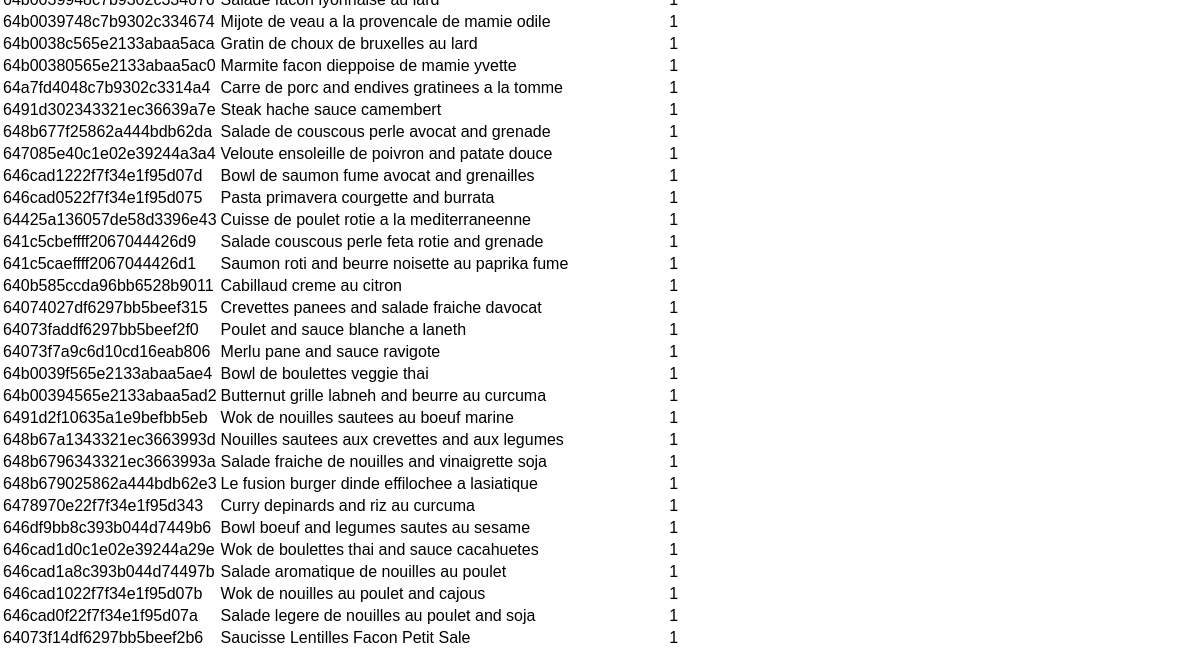
Before: / (lower part) with the older database file.
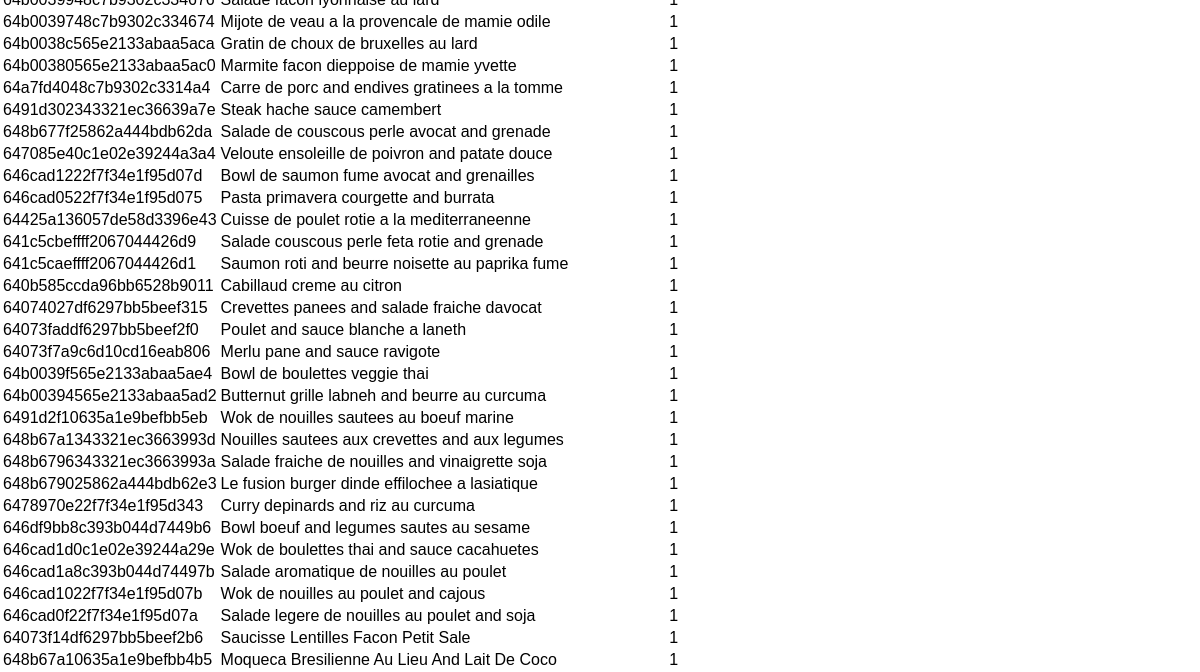
After: the same page with the newer database file.
### app/models.py (models this page shows, shortened)
class RECIPE_INFO(db.Model):
    ID = db.Column(db.String(24), primary_key=True)
    NAME = db.Column(db.String(100), nullable=False)
    FLAG_MAIN = db.Column(db.Integer)

### app/routes.py (the view)
@routes.route('/', methods=['POST', 'GET'])
def index():
    recipes = RECIPE_INFO.query.filter_by(FLAG_MAIN = 1).all()
    return render_template('index.html', recipes=recipes)

### app/templates/index.html (shortened to what this page needs)
{% extends 'base.html' %}
{% block head %}
<title>Recipe planner</title>
{% endblock %}
{% block body %}
<div class="content">
    <table>
        {% for recipe in recipes %}
            <tr>
                <td>{{ recipe.ID }}</td>
                <td>{{ recipe.NAME }}</td>
                <td>{{ recipe.FLAG_MAIN }}</td>
            </tr>
        {% endfor %}
    </table>
</div>
{% endblock %}f

### app/templates/base.html (shortened to what this page needs)
<!DOCTYPE html>
<html lang="en">
<head>
    <link rel="stylesheet" href="{{ url_for('static', filename='css/main.css') }}"
    {% block head %}{% endblock %}
</head>
<body>
    {% block body %}{% endblock %}
</body>
</html>

### app/static/css/main.css (style rules this page uses)
body { margin: 0; font-family: sans-serif; }

Changed rows visible on the page:
added RECIPE_INFO: ID "648b67a10635a1e9befbb4b5", NAME "Moqueca Bresilienne Au Lieu And Lait De Coco", FLAG_MAIN "1"
